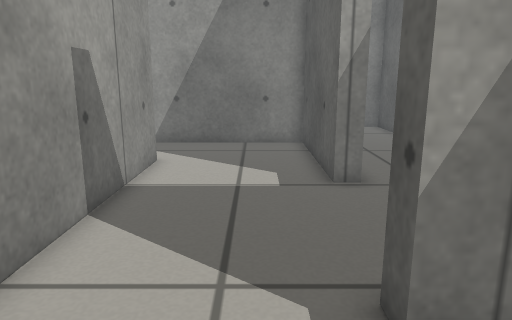
[1] (above)

20 first-person views from a walk through a world built for the Gazebo simulator. The camera is 0.54 m above the floor, tilts 12° down and sees 70° across. The floor is counted in squares, 0.2 m on a side. Each view is taken from the middle of a square. On the plan, view 1 faces up. The plan holds only what a view shows up to about 20 squares ahead; the rest is blank.

[2]
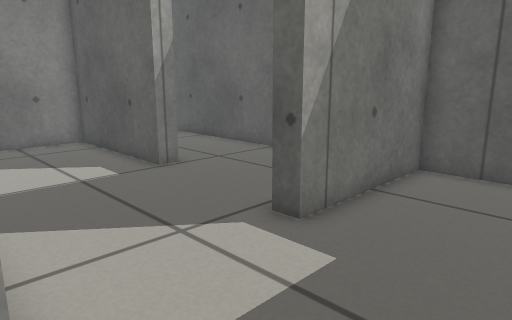

[3]
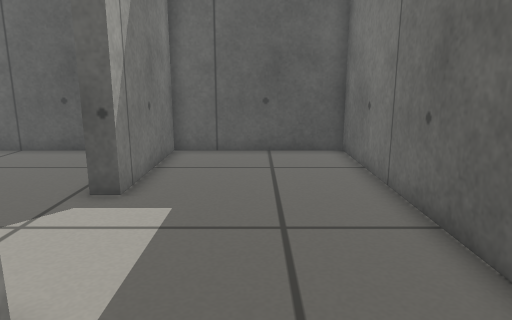

[4]
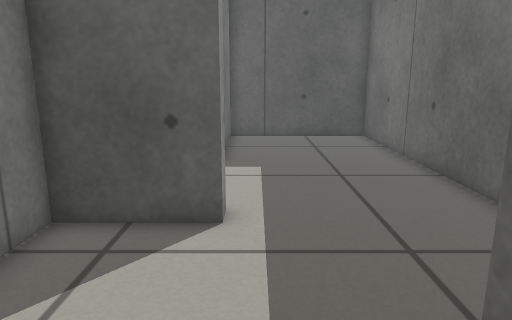

[5]
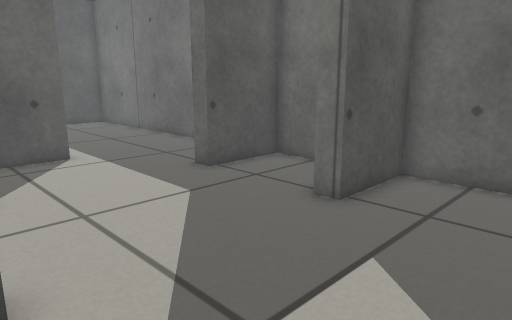

[6]
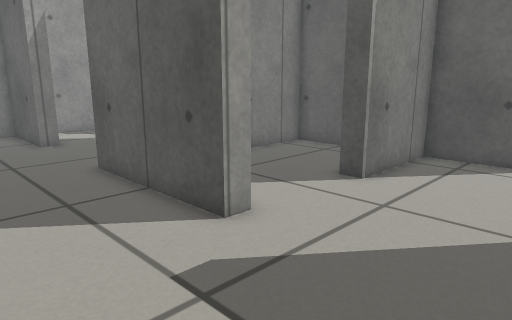

[7]
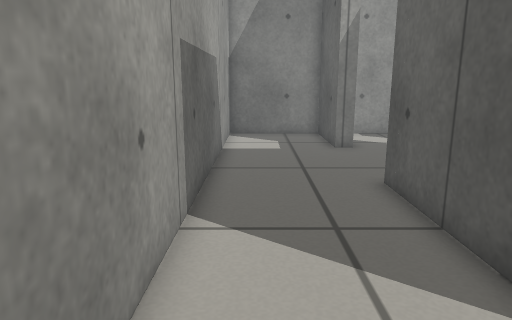

[8]
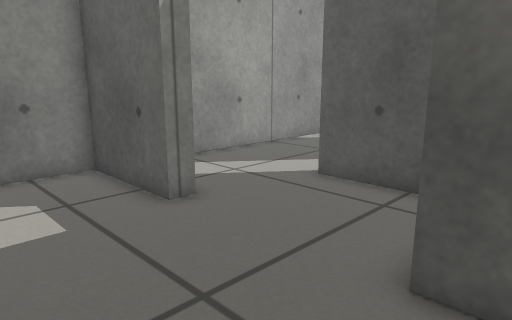

[9]
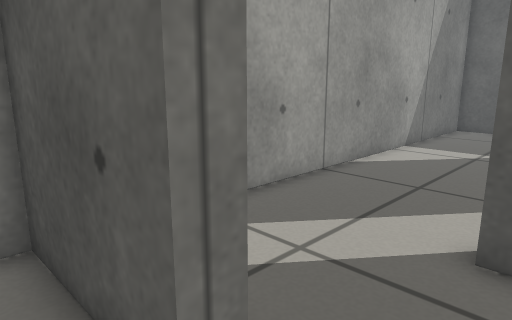

[10]
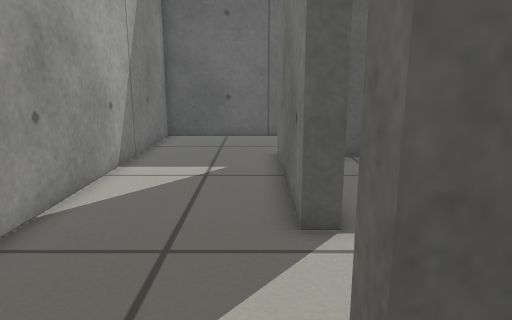

[11]
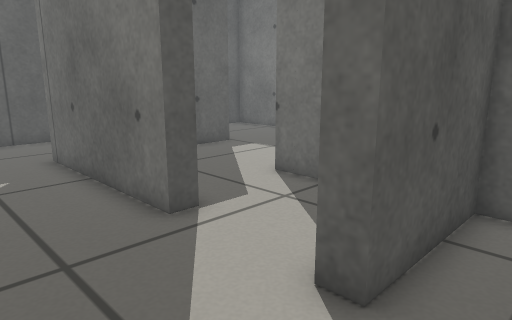

[12]
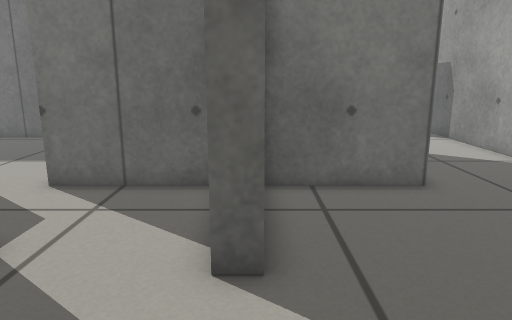

[13]
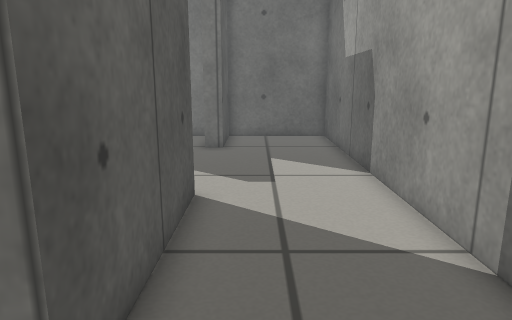

[14]
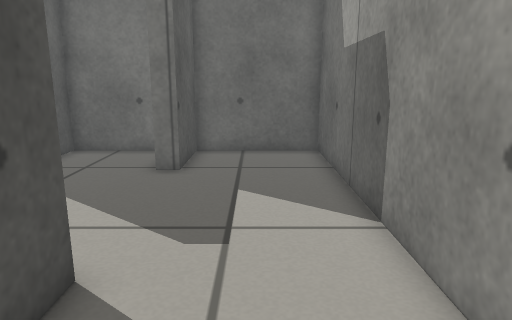

[15]
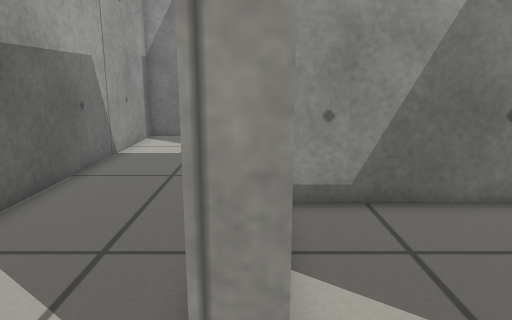

[16]
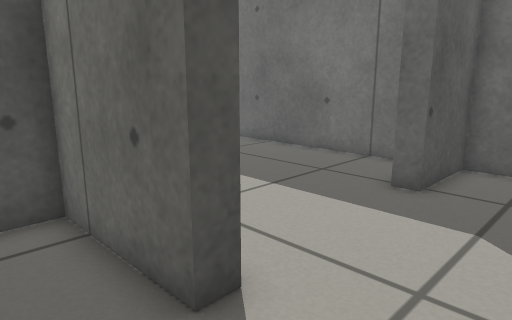

[17]
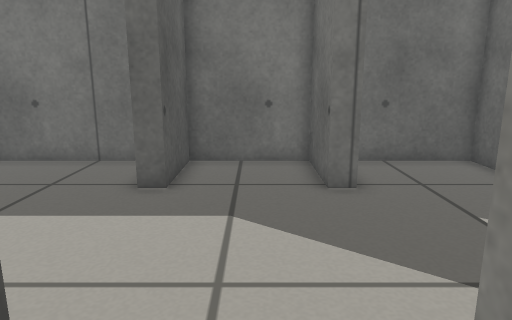

[18]
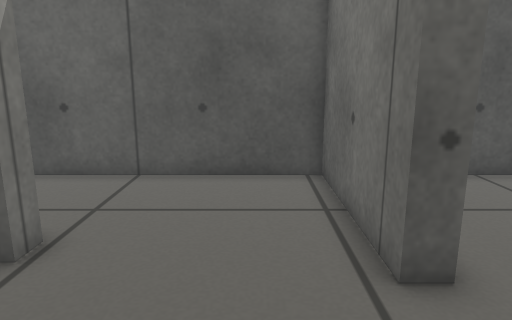

[19]
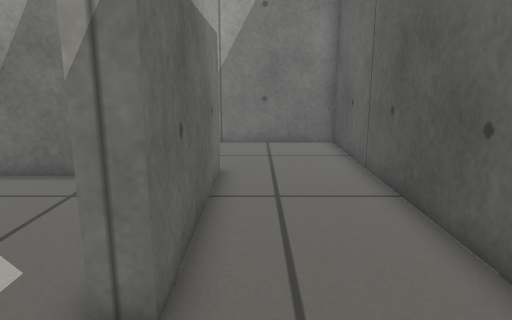

[20]
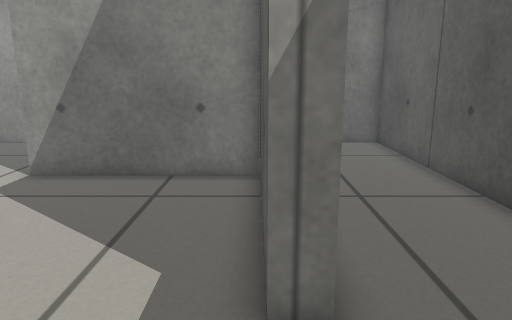

### Floor plan
Ten units are one square. View 1 is at (0, 0); x grows to the right and y downward. Boxes are objects, and circles mark ways between rooms. Rooms are numbered by the first view taken in them; rooms with no view inside come last. Other rooms are left out.
<svg viewBox="-190 -230 270 270">
<path fill="none" stroke="#000" d="M-34 35 75 35 75 -33 15 -33M-87 1 -79 1M-34 -26 -42 -26 -42 -60 -87 -60M-69 35 -34 35M-128 -64 -135 -64 -135 -126M-137 1 -128 1 -128 35 -87 35 -87 1M-137 -182 -137 -225 -184 -225 -185 35 -135 35 -135 1M-129 -182 -137 -182M-86 -225 -118 -225M-135 -126 -91 -126 -91 -172 -82 -172M-87 -60 -87 -68 -42 -68 -42 -79M-128 -69 -128 -64M-42 -95 -42 -119 -122 -119M21 -164 -46 -164 -46 -172 29 -172 29 -97 21 -97 21 -164M-79 -126 -35 -126 -35 -46M15 -33 15 -40 75 -40 75 -225 -86 -225"/>
<circle cx="-40" cy="5" r="3" fill="#2a7"/>
<circle cx="-10" cy="-35" r="3" fill="#2a7"/>
<circle cx="-80" cy="-25" r="3" fill="#2a7"/>
<circle cx="-130" cy="-155" r="3" fill="#2a7"/>
<circle cx="-105" cy="-70" r="3" fill="#2a7"/>
<circle cx="-90" cy="-200" r="3" fill="#2a7"/>
<text x="20" y="0">1</text>
<text x="-60" y="-10">2</text>
<text x="-150" y="-70">3</text>
<text x="-110" y="-180">4</text>
<text x="-90" y="-90">5</text>
<text x="0" y="-140">6</text>
</svg>
Room 1 opens to room 2. Room 1 opens to room 6. Room 2 opens to room 3. Room 3 opens to room 4. Room 3 opens to room 5. Room 4 opens to room 6.

Where each view was taken, in squares from view 1:
view 1: 0 up, 0 right, facing up
view 2: 1 down, 4 left, facing up-right
view 3: 0 up, 7 left, facing right
view 4: 2 up, 11 left, facing right
view 5: 7 up, 18 left, facing down-right
view 6: 1 up, 18 left, facing up-right
view 7: 3 up, 17 left, facing up
view 8: 11 up, 18 left, facing up-right
view 9: 16 up, 15 left, facing up-right
view 10: 18 up, 11 left, facing right
view 11: 21 up, 11 left, facing down-right
view 12: 22 up, 9 left, facing down
view 13: 15 up, 15 left, facing down
view 14: 11 up, 16 left, facing down
view 15: 4 up, 13 left, facing up
view 16: 9 up, 12 left, facing down-right
view 17: 9 up, 11 left, facing down
view 18: 6 up, 3 left, facing right
view 19: 6 up, 4 right, facing up
view 20: 6 up, 2 right, facing up
